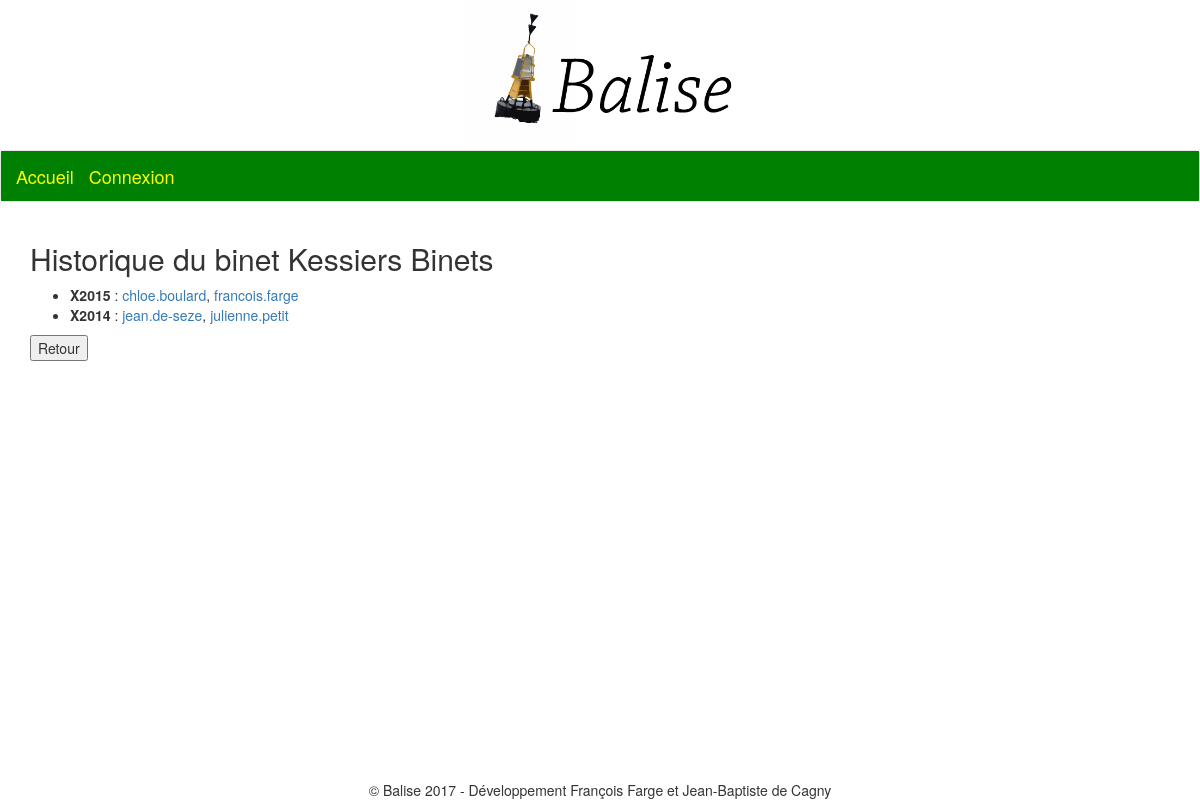
The page /binets/history/16 on the database its author committed.
### binets/models.py (models this page shows, shortened)
class Binet(models.Model):
	nom = models.CharField(max_length=100)
	description = models.TextField(blank=True, null = True) # facultatif
	type_binet = models.ForeignKey('TypeBinet', verbose_name = "Type du binet")
	remarques_admins = models.TextField(blank=True, null = True) # facultatif
	is_active = models.BooleanField(verbose_name = "Actif", default=True)
	current_president = models.ForeignKey(User, verbose_name = "Président", related_name = "current_president")
	current_tresorier = models.ForeignKey(User, verbose_name = "Trésorier", related_name = "current_tresorier")
	current_promotion = models.ForeignKey('accounts.Promotion', verbose_name = "Promo")
	class Meta:
		ordering = ('current_promotion', 'nom',)
		unique_together = ('nom',)
	def __str__(self):
		return self.nom

class Mandat(models.Model):
	binet = models.ForeignKey('Binet')
	type_binet = models.ForeignKey('TypeBinet', verbose_name = "Type du binet")
	president = models.ForeignKey(User, related_name = "president")
	tresorier = models.ForeignKey(User, related_name = "tresorier")
	promotion = models.ForeignKey('accounts.Promotion', verbose_name = "Promo")
	description = models.TextField(blank=True, null = True) # facultatif
	remarques_admins = models.TextField(blank=True, null = True) # facultatif
	class Meta:
		unique_together = ('binet','promotion',)
		ordering = ('binet', 'promotion',)

### accounts/models.py (models this page shows)
class Promotion(models.Model):
	nom = models.CharField(max_length=4)
	class Meta:
		ordering = ('-nom',)
		unique_together = ('nom',)
	def __str__(self):
		return self.nom

### binets/views.py (the view)
# urls.py: url(r"^history/(?P<id_binet>\d+)$", views.binet_history, name='binet_history'),
def binet_history(request, id_binet):
	binet = Binet.objects.get(
		id=id_binet)
	liste_mandats = Mandat.objects.filter(
		binet=binet)
	return render(request, 'binets/binet_history.html', locals())

### accounts/models.py (called while the page is built)
	@models.permalink
	def get_infos_url(self):
		return ('view_account', [self.user.id])

### binets/templates/binets/binet_history.html
{% extends 'base.html' %}
{% block content %}
	<h2>Historique du binet {{ binet }}</h2>
	<ul>
	{% for mandat in liste_mandats %}
		<div class="mandat">
			<li>
				<strong>X{{ mandat.promotion }}</strong> :
				<a href={{ mandat.president.eleve.get_infos_url }}>{{ mandat.president }}</a>,
				<a href={{ mandat.tresorier.eleve.get_infos_url }}>{{ mandat.tresorier }}</a>
			</li>
		</div>
	{% endfor %}
	</ul>
	<div class="return-button">
		<form action="../">
			<input type="submit" value="Retour" />
		</form>
	</div>
{% endblock %}

### rows shown on the page
Binet: nom "Kessiers Binets"
Mandat: promotion "2015", president "chloe.boulard", tresorier "francois.farge"
Mandat: promotion "2014", president "jean.de-seze", tresorier "julienne.petit"
